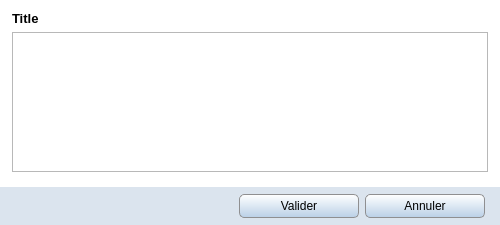
<?xml version="1.0" encoding="UTF-8"?>
<ui version="4.0">
 <class>Choices</class>
 <widget class="QWidget" name="Choices">
  <property name="windowModality">
   <enum>Qt::ApplicationModal</enum>
  </property>
  <property name="geometry">
   <rect>
    <x>0</x>
    <y>0</y>
    <width>500</width>
    <height>225</height>
   </rect>
  </property>
  <property name="minimumSize">
   <size>
    <width>500</width>
    <height>225</height>
   </size>
  </property>
  <property name="maximumSize">
   <size>
    <width>500</width>
    <height>225</height>
   </size>
  </property>
  <property name="windowIcon">
   <iconset resource="../icones/icons.qrc">
    <normaloff>:/Images/asc.svg</normaloff>:/Images/asc.svg</iconset>
  </property>
  <property name="styleSheet">
   <string notr="true">QWidget#Choices {background:#FFFFFF}</string>
  </property>
  <layout class="QGridLayout" name="gridLayout">
   <property name="leftMargin">
    <number>0</number>
   </property>
   <property name="rightMargin">
    <number>0</number>
   </property>
   <property name="bottomMargin">
    <number>0</number>
   </property>
   <property name="verticalSpacing">
    <number>15</number>
   </property>
   <item row="0" column="0">
    <spacer name="spacer_left">
     <property name="orientation">
      <enum>Qt::Horizontal</enum>
     </property>
     <property name="sizeType">
      <enum>QSizePolicy::Fixed</enum>
     </property>
     <property name="sizeHint" stdset="0">
      <size>
       <width>6</width>
       <height>20</height>
      </size>
     </property>
    </spacer>
   </item>
   <item row="0" column="1">
    <widget class="QWidget" name="search_in_widget" native="true">
     <layout class="QVBoxLayout" name="verticalLayout_2">
      <property name="leftMargin">
       <number>0</number>
      </property>
      <property name="topMargin">
       <number>0</number>
      </property>
      <property name="rightMargin">
       <number>0</number>
      </property>
      <property name="bottomMargin">
       <number>0</number>
      </property>
      <item>
       <widget class="QLabel" name="title">
        <property name="font">
         <font>
          <family>Segoe UI</family>
          <pointsize>10</pointsize>
          <weight>75</weight>
          <bold>true</bold>
         </font>
        </property>
        <property name="whatsThis">
         <string notr="true"/>
        </property>
        <property name="text">
         <string notr="true">Title</string>
        </property>
       </widget>
      </item>
      <item>
       <widget class="QTableView" name="choices_table">
        <property name="editTriggers">
         <set>QAbstractItemView::NoEditTriggers</set>
        </property>
        <property name="alternatingRowColors">
         <bool>true</bool>
        </property>
        <property name="selectionMode">
         <enum>QAbstractItemView::SingleSelection</enum>
        </property>
        <property name="selectionBehavior">
         <enum>QAbstractItemView::SelectRows</enum>
        </property>
        <attribute name="horizontalHeaderVisible">
         <bool>false</bool>
        </attribute>
        <attribute name="horizontalHeaderStretchLastSection">
         <bool>true</bool>
        </attribute>
        <attribute name="verticalHeaderVisible">
         <bool>false</bool>
        </attribute>
       </widget>
      </item>
     </layout>
    </widget>
   </item>
   <item row="0" column="2">
    <spacer name="spacer_left_2">
     <property name="orientation">
      <enum>Qt::Horizontal</enum>
     </property>
     <property name="sizeType">
      <enum>QSizePolicy::Fixed</enum>
     </property>
     <property name="sizeHint" stdset="0">
      <size>
       <width>6</width>
       <height>20</height>
      </size>
     </property>
    </spacer>
   </item>
   <item row="1" column="0" colspan="3">
    <widget class="QWidget" name="fond" native="true">
     <property name="minimumSize">
      <size>
       <width>0</width>
       <height>38</height>
      </size>
     </property>
     <property name="maximumSize">
      <size>
       <width>16777215</width>
       <height>38</height>
      </size>
     </property>
     <property name="styleSheet">
      <string notr="true">QWidget#fond{background: #DBE4EE}</string>
     </property>
     <layout class="QHBoxLayout" name="horizontalLayout_3">
      <property name="leftMargin">
       <number>0</number>
      </property>
      <property name="topMargin">
       <number>0</number>
      </property>
      <property name="rightMargin">
       <number>0</number>
      </property>
      <property name="bottomMargin">
       <number>0</number>
      </property>
      <item>
       <spacer name="spacer_fond_1">
        <property name="orientation">
         <enum>Qt::Horizontal</enum>
        </property>
        <property name="sizeHint" stdset="0">
         <size>
          <width>40</width>
          <height>20</height>
         </size>
        </property>
       </spacer>
      </item>
      <item>
       <widget class="QPushButton" name="ok">
        <property name="minimumSize">
         <size>
          <width>120</width>
          <height>24</height>
         </size>
        </property>
        <property name="maximumSize">
         <size>
          <width>16777215</width>
          <height>24</height>
         </size>
        </property>
        <property name="font">
         <font>
          <family>Segoe UI</family>
          <pointsize>9</pointsize>
         </font>
        </property>
        <property name="styleSheet">
         <string notr="true">QPushButton{border: 1px solid #8f8f91; border-radius: 5px ; padding-right: 10px; padding-left: 10px; background-color: qlineargradient(spread:pad, x1:0, y1:0, x2:0, y2:1, stop:0 #FFFFFF, stop:1 #BAD0E7); }
QPushButton:hover{background-color: qlineargradient(spread:pad, x1:0, y1:0, x2:0, y2:1, stop:0 #F8F8F8, stop:1 #8FADCC); }
QPushButton:pressed{background-color: qlineargradient(spread:pad, x1:0, y1:0, x2:0, y2:1, stop:0 #8FADCC, stop:1 #F8F8F8); }</string>
        </property>
        <property name="text">
         <string>Valider</string>
        </property>
        <property name="shortcut">
         <string notr="true">Ctrl+S</string>
        </property>
       </widget>
      </item>
      <item>
       <widget class="QPushButton" name="quit">
        <property name="minimumSize">
         <size>
          <width>120</width>
          <height>24</height>
         </size>
        </property>
        <property name="maximumSize">
         <size>
          <width>16777215</width>
          <height>24</height>
         </size>
        </property>
        <property name="font">
         <font>
          <family>Segoe UI</family>
          <pointsize>9</pointsize>
         </font>
        </property>
        <property name="styleSheet">
         <string notr="true">QPushButton{border: 1px solid #8f8f91; border-radius: 5px ; padding-right: 10px; padding-left: 10px; background-color: qlineargradient(spread:pad, x1:0, y1:0, x2:0, y2:1, stop:0 #FFFFFF, stop:1 #BAD0E7); }
QPushButton:hover{background-color: qlineargradient(spread:pad, x1:0, y1:0, x2:0, y2:1, stop:0 #F8F8F8, stop:1 #8FADCC); }
QPushButton:pressed{background-color: qlineargradient(spread:pad, x1:0, y1:0, x2:0, y2:1, stop:0 #8FADCC, stop:1 #F8F8F8); }</string>
        </property>
        <property name="text">
         <string>Annuler</string>
        </property>
        <property name="shortcut">
         <string notr="true">Esc</string>
        </property>
       </widget>
      </item>
      <item>
       <spacer name="spacer_fond_2">
        <property name="orientation">
         <enum>Qt::Horizontal</enum>
        </property>
        <property name="sizeType">
         <enum>QSizePolicy::Fixed</enum>
        </property>
        <property name="sizeHint" stdset="0">
         <size>
          <width>15</width>
          <height>20</height>
         </size>
        </property>
       </spacer>
      </item>
     </layout>
    </widget>
   </item>
  </layout>
 </widget>
 <resources>
  <include location="../icones/icons.qrc"/>
 </resources>
 <connections/>
</ui>
